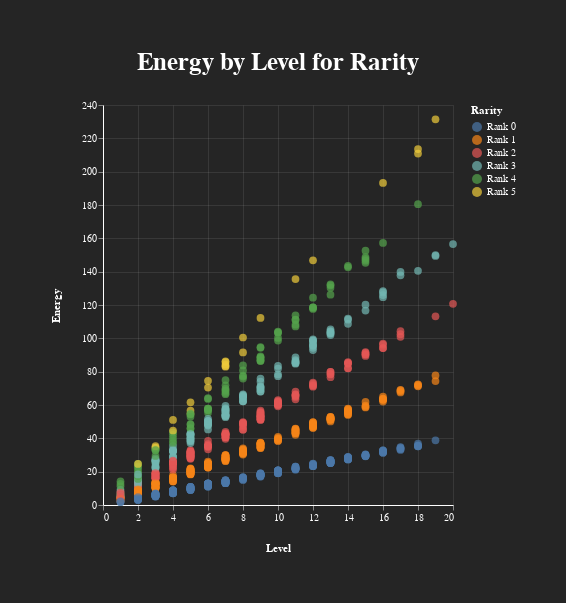

The cell this chart's notebook holds for it:
### Code cell
# Create the chart
Chart(df).mark_circle(size=60).encode(
    x='Level',
    y='Energy',
    color='Rarity',
    tooltip=['Level', 'Rarity', 'Damage', 'Health', 'Energy', 'Sanity']

).properties(
    title='Energy by Level for Rarity',
    height=400,
    width=350,
    padding=50,
    background='#252525'

).configure_title(
    fontSize=25,
    color='white',
    offset=25

).configure_axis(
    labelColor='white',
    titleColor='white',
    titlePadding=20,
    domainColor='white',  
    gridOpacity=0.1

).configure_legend(
    labelColor='white',
    titleColor='white'

).configure_view(
    stroke='transparent')

#)#.interactive()

### Figure 1 — Vega-Lite specification as saved in the notebook (floating-point values rounded to 4 significant figures; data arrays with more than 128 entries replaced by an {"elided": "..."} marker saying what was removed)
{"config": {"view": {"continuousWidth": 300, "continuousHeight": 300, "stroke": "transparent"}, "axis": {"domainColor": "white", "gridOpacity": 0.1, "labelColor": "white", "titleColor": "white", "titlePadding": 20}, "legend": {"labelColor": "white", "titleColor": "white"}, "title": {"color": "white", "fontSize": 25, "offset": 25}}, "data": {"name": "data-591b7a307d020e7341bba71b18849849"}, "mark": {"type": "circle", "size": 60}, "background": "#252525", "encoding": {"color": {"field": "Rarity", "type": "nominal"}, "tooltip": [{"field": "Level", "type": "quantitative"}, {"field": "Rarity", "type": "nominal"}, {"field": "Damage", "type": "nominal"}, {"field": "Health", "type": "quantitative"}, {"field": "Energy", "type": "quantitative"}, {"field": "Sanity", "type": "quantitative"}], "x": {"field": "Level", "type": "quantitative"}, "y": {"field": "Energy", "type": "quantitative"}}, "height": 400, "padding": 50, "title": "Energy by Level for Rarity", "width": 350, "$schema": "https://vega.github.io/schema/vega-lite/v5.15.1.json", "datasets": {"data-591b7a307d020e7341bba71b18849849": {"elided": "1000 records"}}}
